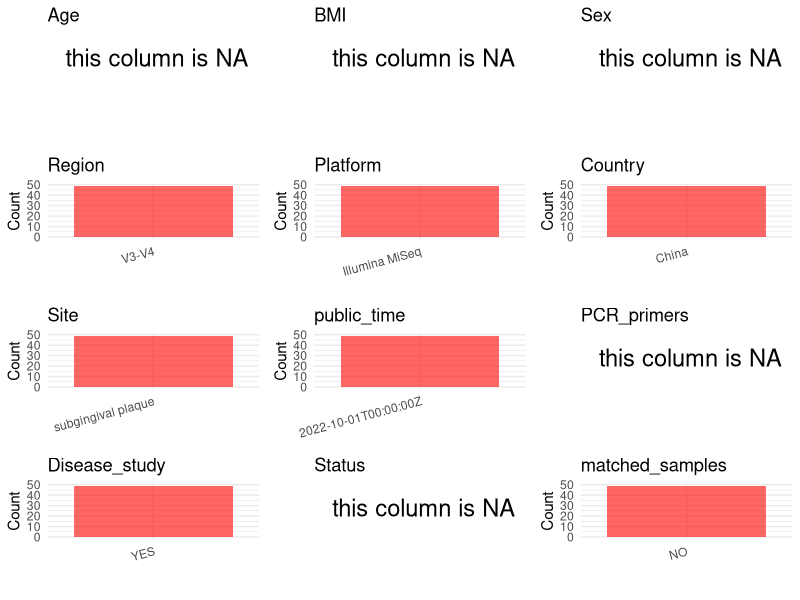

The R source for this figure: (Note: this script raises an error after producing the figure.)
## ---- chunk 1
# Load necessary libraries
library(dplyr)
library(ggplot2)
library(cowplot)

# Set working directory (update this path to your local directory)
setwd("D:/studylearning/董彪师兄项目/任务4_20251009/PRJNA763000")

# Read the initial metadata files
initial_meta<-read.csv("SraRunTable.csv",header = T)

# Display the first few rows of the metadata
head(initial_meta)
## ---- chunk 2
# Create a uniform metadata dataframe
metadata <- data.frame(
  BioProject = initial_meta$BioProject,
  Run = initial_meta$Run,
  sample_name = initial_meta$Sample.Name,
  Age = NA,
  BMI = NA,
  Sex= NA,
  Region = "V3-V4",
  Platform = initial_meta$Instrument,
  Country = initial_meta$geo_loc_name_country,
  Site = initial_meta$isolation_source,
  public_time = initial_meta$ReleaseDate,
  stringsAsFactors = FALSE
)
## ---- chunk 3
# Add information obtained from the publication
metadata$PCR_primers <- NA_character_  # Update based on the publication
metadata$title <- "Clinical study showing a lower abundance of Neisseria in the oral microbiome aligns with low birth weight pregnancy outcomes"
metadata$Disease_study <- "YES"
metadata$Status <- NA_character_

#extract subject id by remove prefix of sample_name
#metadata$sample_name <- gsub("_st|_sal", "", metadata$sample_name)

# Check initial data distribution
cat("Initial sample distribution:\n")
table(metadata$sample_name)
table(metadata$Site)

# Calculate sampling frequency per subject
sample_counts <- table(metadata$sample_name)
cat("\nNumber of samples per subject:\n")
print(sample_counts)

# Create matched_samples column
metadata$matched_samples <- ifelse(metadata$sample_name %in% names(sample_counts[sample_counts >= 2]), "YES", "NO")

cat("\nMatched samples distribution:\n")
table(metadata$matched_samples)

# Identify samples for removal: single samples excluding subgingival plaque 
single_samples <- names(sample_counts[sample_counts == 1])
samples_to_remove <- metadata$sample_name %in% single_samples & !(metadata$Site %in% c("subgingival plaque"))

cat("\nNumber of samples to be removed:", sum(samples_to_remove), "\n")

# Remove identified samples
metadata_clean <- metadata[!samples_to_remove, ]

cat("\nFinal sample distribution after cleaning:\n")
table(metadata_clean$sample_name)
table(metadata_clean$Site)
table(metadata_clean$matched_samples)

# Use cleaned dataset for subsequent analysis
metadata <- metadata_clean
## ---- chunk 4
# Check the number of unique runs and sample names
print(paste("Number of unique runs:", length(unique(metadata$Run))))
print(paste("Number of unique sample names:", length(unique(metadata$sample_name))))
## ---- chunk 5
# Select columns for visualization
plot_data <- metadata %>%
  select(-BioProject, -Run, -sample_name, -title)

# Function to create simple plots for each column
create_simple_plots <- function(data) {
  plots <- list()
  
  for (col in colnames(data)) {
    # Check if the column is all NA
    if (all(is.na(data[[col]]))) {
      # Create an empty plot with text indicating all NA
      p <- ggplot() +
        annotate("text", x = 0.5, y = 0.5, label = "this column is NA", size = 6) +
        labs(title = col) +
        theme_void()
    } else if (is.numeric(data[[col]])) {
      # Numeric variable: histogram
      p <- ggplot(data, aes(x = .data[[col]])) +
        geom_histogram(fill = "blue", alpha = 0.6, bins = 20, na.rm = TRUE) +
        labs(title = col) +
        theme_minimal()
    } else {
      # Categorical variable: bar plot (remove NA values)
      count_data <- as.data.frame(table(data[[col]], useNA = "ifany"))
      p <- ggplot(count_data, aes(x = reorder(Var1, -Freq), y = Freq)) +
        geom_col(fill = "red", alpha = 0.6) +
        labs(title = col, x = NULL, y = "Count") +
        theme_minimal() +
        theme(axis.text.x = element_text(angle = 15, hjust = 1))
    }
    plots[[col]] <- p
  }
  
  return(plots)
}

# Generate and arrange plots
plots <- create_simple_plots(plot_data)
p<-plot_grid(plots$Age, 
          plots$BMI, 
          plots$Sex, 
          plots$Region, 
          plots$Platform, 
          plots$Country, 
          plots$Site,
          plots$public_time, 
          plots$PCR_primers,
          plots$Disease_study,
          plots$Status,
          plots$matched_samples,# add 
          ncol = 3, align = "hv", axis = "lb")
ggsave("Metadata_Summary.png", plot = p, width = 8, height = 6, dpi = 150, bg = "white")
## ---- chunk 6
knitr::include_graphics("Metadata_Summary.png")
## ---- chunk 7
# Reorder columns to match the desired format
metadata <- metadata[, c(
  "BioProject", "Run", "sample_name", "Age", "BMI", "Sex", 
  "Region", "Platform", "Country", "Site", "public_time", 
  "PCR_primers", "title", "Disease_study", "Status","matched_samples"
)]

# Export the uniform metadata to a CSV file
write.csv(metadata, file = "metadata.csv", quote = FALSE)
head(metadata)
